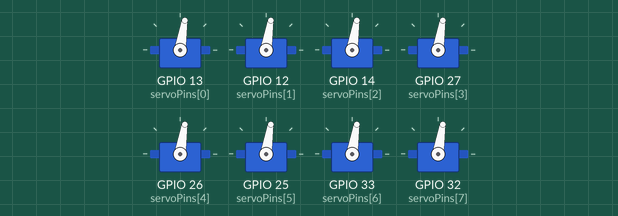
Recording of a sketch running on a simulated ESP32. On the bench: 8 × servo.

Above: at 0.55 s.
At 0.65 s:
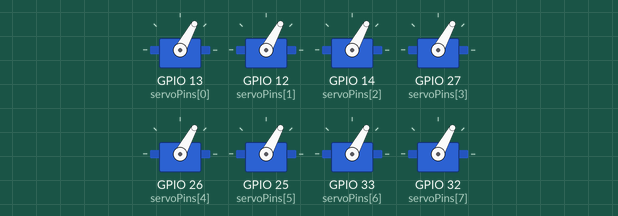
At 0.95 s:
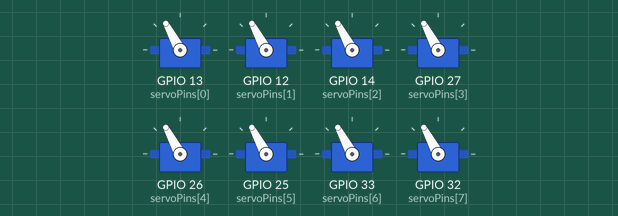
At 1.05 s:
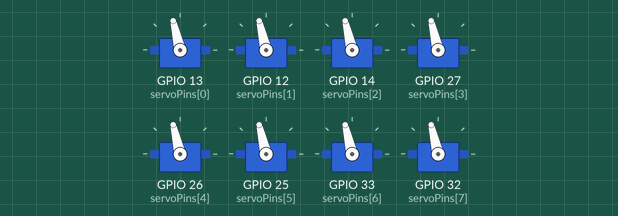
Timing chart, 0 to 3.5 s (numbered marks = the images above):
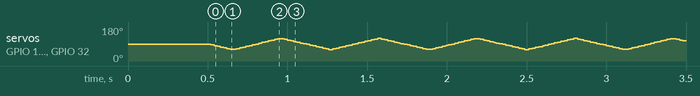

The sketch:

claudecode.ino
```cpp
#include <ESP32Servo.h>

#define NUM_SERVOS 8

const uint8_t servoPins[NUM_SERVOS] =
{
  13, 12,
  14, 27,
  26, 25,
  33, 32
};

Servo servo[NUM_SERVOS];

int currentAngle[NUM_SERVOS];   // tracks each servo's current position

// Move ALL servos together from their current angle to a target angle smoothly
void moveAllTo(int target, int stepDelayMs = 5, int stepSize = 1)
{
  bool done = false;

  while (!done)
  {
    done = true;

    for (int i = 0; i < NUM_SERVOS; i++)
    {
      if (currentAngle[i] != target)
      {
        if (currentAngle[i] < target)
          currentAngle[i] = min(currentAngle[i] + stepSize, target);
        else
          currentAngle[i] = max(currentAngle[i] - stepSize, target);

        servo[i].write(currentAngle[i]);
        done = false;
      }
    }

    delay(stepDelayMs); // controls overall speed of the sweep
  }
}

void setup()
{
  for (int i = 0; i < NUM_SERVOS; i++)
  {
    servo[i].setPeriodHertz(50);
    servo[i].attach(servoPins[i], 500, 2500);
    servo[i].write(90);
    currentAngle[i] = 90;
  }

  delay(500);
}

void loop()
{
  moveAllTo(60);   // all servos sweep to 60 together
  moveAllTo(120);  // all servos sweep to 120 together
  moveAllTo(90);   // all servos return to 90 together
}
```
